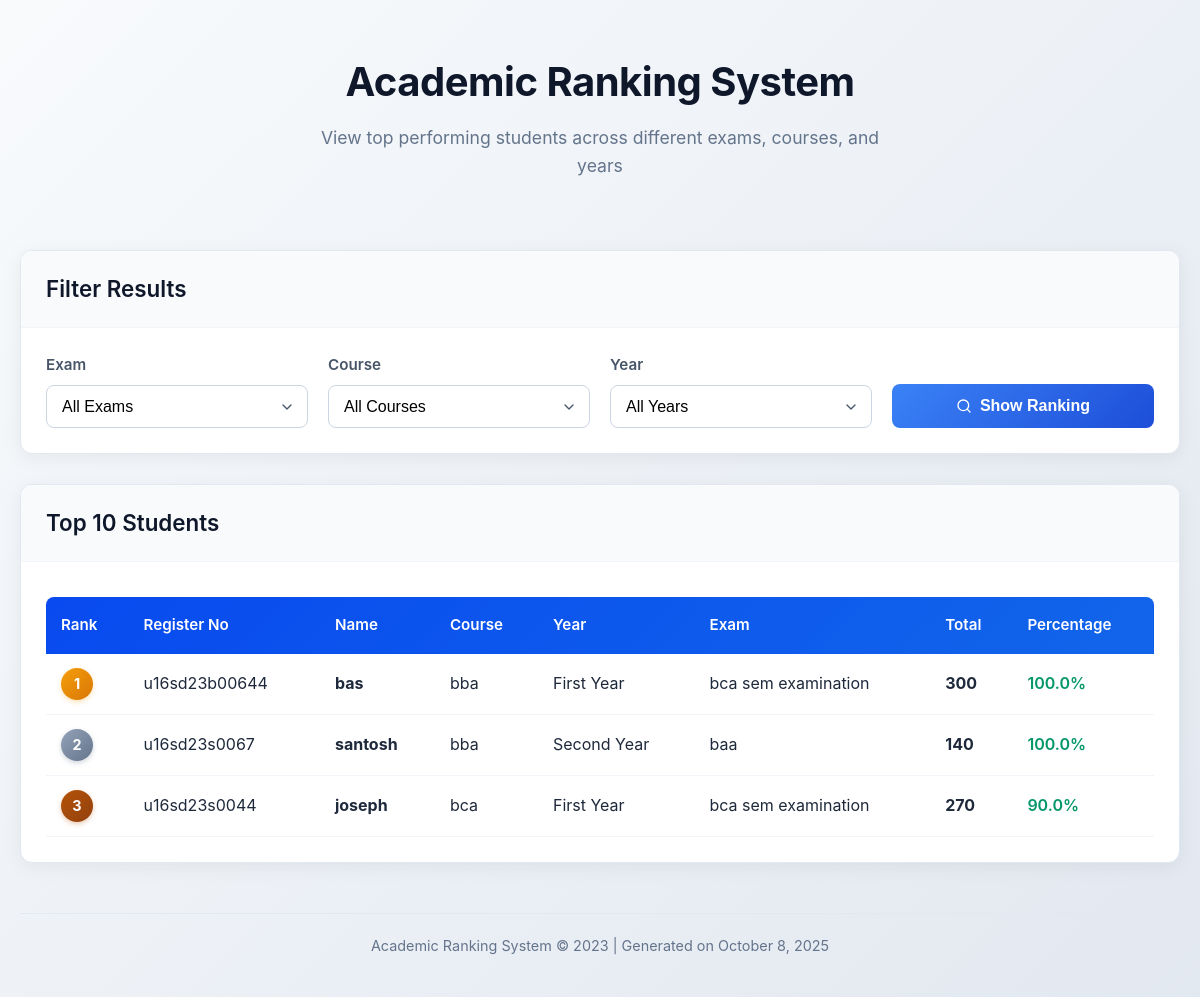
The page /ranking/ on the database its author committed.
### register/models.py (models this page shows, shortened)
class Student(models.Model):
    YEAR_CHOICES = [
        (1, 'First Year'),
        (2, 'Second Year'),
        (3, 'Third Year'),
        (4, 'Fourth Year'),
    ]
    GENDER_CHOICES = [
        ('M', 'Male'),
        ('F', 'Female'),
        ('O', 'Other'),
    ]
    register_number = models.CharField(max_length=20, unique=True)
    name = models.CharField(max_length=100)
    course = models.CharField(max_length=100)
    gender = models.CharField(max_length=1, choices=GENDER_CHOICES)
    caste = models.CharField(max_length=50)
    dob = models.DateField()
    mobile_number = models.CharField(max_length=15)
    email = models.EmailField()
    year = models.IntegerField(choices=YEAR_CHOICES)

### exam1/models.py (models this page shows, shortened)
class Exam(models.Model):
    exam_title = models.CharField(max_length=100)
    exam_id = models.AutoField(primary_key=True)
    course = models.CharField(max_length=100)
    year = models.IntegerField(choices=[
        (1, 'First Year'),
        (2, 'Second Year'),
        (3, 'Third Year'),
        (4, 'Fourth Year')
    ])
    num_subjects = models.IntegerField()
    subject_names = models.JSONField(default=list)  # [{"name": "Math", "date": "2025-05-01"}, ...]
    subject_max_marks = models.JSONField(default=list)  # [{"name": "Math", "max_marks": 100}, ...]
    total_max_marks = models.IntegerField(default=0)  # Field to store the total max marks

### exam1/views.py (the view)
# urls.py: path("ranking/", views.ranking, name="ranking"),
def ranking(request):
    exams = Exam.objects.all()
    courses = Student.objects.values_list('course', flat=True).distinct()
    years = [1, 2, 3, 4]
    selected_exam_id = request.GET.get("exam")
    selected_course = request.GET.get("course")
    selected_year = request.GET.get("year")
    rankings = []
    selected_exam = None
    results = Result.objects.all().select_related("student", "exam")
    if selected_exam_id:
        results = results.filter(exam__exam_id=selected_exam_id)
        selected_exam = Exam.objects.get(exam_id=selected_exam_id)
    if selected_course:
        results = results.filter(student__course=selected_course)
    if selected_year:
        results = results.filter(student__year=selected_year)
    for result in results:
        student = result.student
        exam = result.exam
        subject_marks = result.subject_marks or {}
        total = sum(subject_marks.values())
        total_max_marks = exam.total_max_marks or (len(exam.subject_names) * 100)
        percentage = round((total / total_max_marks) * 100, 2) if total_max_marks else 0
        rankings.append({
            "student": student,
            "exam": exam,
            "total": total,
            "percentage": percentage,
        })
    rankings = sorted(rankings, key=lambda x: x["percentage"], reverse=True)[:10]
    context = {
        "exams": exams,
        "courses": courses,
        "years": years,
        "selected_exam_id": selected_exam_id,
        "selected_course": selected_course,
        "selected_year": selected_year,
        "rankings": rankings,
        "selected_exam": selected_exam,
    }
    return render(request, "exam1/ranking.html", context)

### template/exam1/ranking.html (shortened to what this page needs)
<!DOCTYPE html>
<html>
<head>
</head>
<body>
    <div class="container">
        <header class="page-header">
            <h2>Academic Ranking System</h2>
            <p>View top performing students across different exams, courses, and years</p>
        </header>
        <div class="card">
            <div class="card-header">
                <h3>Filter Results</h3>
            </div>
            <div class="card-body">
                <form method="get" class="filter-form">
                    <div class="form-group">
                        <label>Exam</label>
                        <select name="exam">
                            <option value="">All Exams</option>
                        </select>
                    </div>
                    <div class="form-group">
                        <label>Course</label>
                        <select name="course">
                            <option value="">All Courses</option>
                        </select>
                    </div>
                    <div class="form-group">
                        <label>Year</label>
                        <select name="year">
                            <option value="">All Years</option>
                        </select>
                    </div>
                    <button type="submit" class="submit-btn">
                        <svg xmlns="http://www.w3.org/2000/svg" width="16" height="16" viewBox="0 0 24 24" fill="none" stroke="currentColor" stroke-width="2" stroke-linecap="round" stroke-linejoin="round">
                            <circle cx="11" cy="11" r="8"></circle>
                            <line x1="21" y1="21" x2="16.65" y2="16.65"></line>
                        </svg>
                        Show Ranking
                    </button>
                </form>
            </div>
        </div>
        {% if rankings %}
        <div class="card">
            <div class="card-header">
                <h3>Top 10 Students</h3>
            </div>
            <div class="card-body">
                <table class="ranking-table">
                    <thead>
                        <tr>
                            <th>Rank</th>
                            <th>Register No</th>
                            <th>Name</th>
                            <th>Course</th>
                            <th>Year</th>
                            <th>Exam</th>
                            <th>Total</th>
                            <th>Percentage</th>
                        </tr>
                    </thead>
                    <tbody>
                        {% for r in rankings %}
                            <tr>
                                <td>
                                    <div class="rank-badge
                                        {% if forloop.counter == 1 %}rank-1
                                        {% elif forloop.counter == 2 %}rank-2
                                        {% elif forloop.counter == 3 %}rank-3
                                        {% else %}rank-other{% endif %}">
                                        {{ forloop.counter }}
                                    </div>
                                </td>
                                <td>{{ r.student.register_number }}</td>
                                <td><strong>{{ r.student.name }}</strong></td>
                                <td>{{ r.student.course }}</td>
                                <td>{{ r.student.get_year_display }}</td>
                                <td>{{ r.exam.exam_title }}</td>
                                <td><strong>{{ r.total }}</strong></td>
                                <td class="percentage">{{ r.percentage }}%</td>
                            </tr>
                        {% endfor %}
                    </tbody>
                </table>
            </div>
        </div>
        {% endif %}
        <footer class="page-footer">
            <p>Academic Ranking System &copy; 2023 | Generated on {% now "F j, Y" %}</p>
        </footer>
    </div>
</body>
</html>

### template/exam1/ranking.html (style rules this page uses)
* { box-sizing: border-box; margin: 0; padding: 0; }
body { font-family: 'Inter', 'Segoe UI', system-ui, sans-serif; background: linear-gradient(135deg, #f8fafc 0%, #e2e8f0 100%); color: #1e293b; line-height: 1.6; min-height: 100vh; padding: 20px; }
.container { max-width: 1200px; margin: 0 auto; }
.page-header { text-align: center; margin-bottom: 40px; padding: 30px 0; position: relative; }
.page-header h2 { font-size: 2.5rem; font-weight: 700; color: #0f172a; margin-bottom: 10px; letter-spacing: -0.5px; }
.page-header p { font-size: 1.1rem; color: #64748b; max-width: 600px; margin: 0 auto; }
.card { background: white; border-radius: 12px; box-shadow: 0 4px 20px rgba(0, 0, 0, 0.06); border: 1px solid #e2e8f0; overflow: hidden; margin-bottom: 30px; transition: transform 0.3s ease, box-shadow 0.3s ease; }
.card-header { padding: 20px 25px; border-bottom: 1px solid #f1f5f9; background: #f8fafc; }
.card-header h3 { font-size: 1.4rem; font-weight: 600; color: #0f172a; }
.card-body { padding: 25px; }
.filter-form { display: grid; grid-template-columns: repeat(auto-fit, minmax(250px, 1fr)); gap: 20px; align-items: end; }
.form-group { display: flex; flex-direction: column; }
.form-group label { font-weight: 600; margin-bottom: 8px; color: #475569; font-size: 0.95rem; }
.form-group select { padding: 12px 15px; border: 1px solid #cbd5e1; border-radius: 8px; font-size: 1rem; background-color: white; transition: all 0.3s ease; appearance: none; background-repeat: no-repeat; background-position: right 12px center; background-size: 16px; }
.submit-btn { background: linear-gradient(135deg, #3b82f6 0%, #1d4ed8 100%); color: white; border: none; padding: 13px 25px; border-radius: 8px; font-weight: 600; font-size: 1rem; cursor: pointer; transition: all 0.3s ease; height: fit-content; display: flex; align-items: center; justify-content: center; gap: 8px; }
.ranking-table { width: 100%; border-collapse: collapse; margin-top: 10px; }
.ranking-table thead { background: linear-gradient(135deg, #084aef 0%, #1265ea 100%); color: white; }
.ranking-table th { padding: 16px 15px; text-align: left; font-weight: 600; font-size: 0.95rem; border: none; }
.ranking-table th:first-child { border-radius: 8px 0 0 0; }
.ranking-table th:last-child { border-radius: 0 8px 0 0; }
.ranking-table td { padding: 14px 15px; border-bottom: 1px solid #f1f5f9; }
.ranking-table tbody tr { transition: background-color 0.2s ease; }
.rank-badge { display: inline-flex; align-items: center; justify-content: center; width: 32px; height: 32px; border-radius: 50%; font-weight: 700; font-size: 0.9rem; }
.rank-1 { background: linear-gradient(135deg, #f59e0b 0%, #d97706 100%); color: white; box-shadow: 0 2px 5px rgba(245, 158, 11, 0.3); }
.rank-2 { background: linear-gradient(135deg, #94a3b8 0%, #64748b 100%); color: white; box-shadow: 0 2px 5px rgba(100, 116, 139, 0.3); }
.rank-3 { background: linear-gradient(135deg, #b45309 0%, #92400e 100%); color: white; box-shadow: 0 2px 5px rgba(180, 83, 9, 0.3); }
.percentage { font-weight: 600; color: #059669; }
.page-footer { text-align: center; margin-top: 50px; padding: 20px; color: #64748b; font-size: 0.9rem; border-top: 1px solid #e2e8f0; }

### rows shown on the page
Student: student.register_number "u16sd23b00644", student.name "bas", student.course "bba", student.year "First Year", exam.exam_title "bca sem examination", total "300", percentage "100.0"
Student: student.register_number "u16sd23s0067", student.name "santosh", student.course "bba", student.year "Second Year", exam.exam_title "baa", total "140", percentage "100.0"
Student: student.register_number "u16sd23s0044", student.name "joseph", student.course "bca", student.year "First Year", exam.exam_title "bca sem examination", total "270", percentage "90.0"
